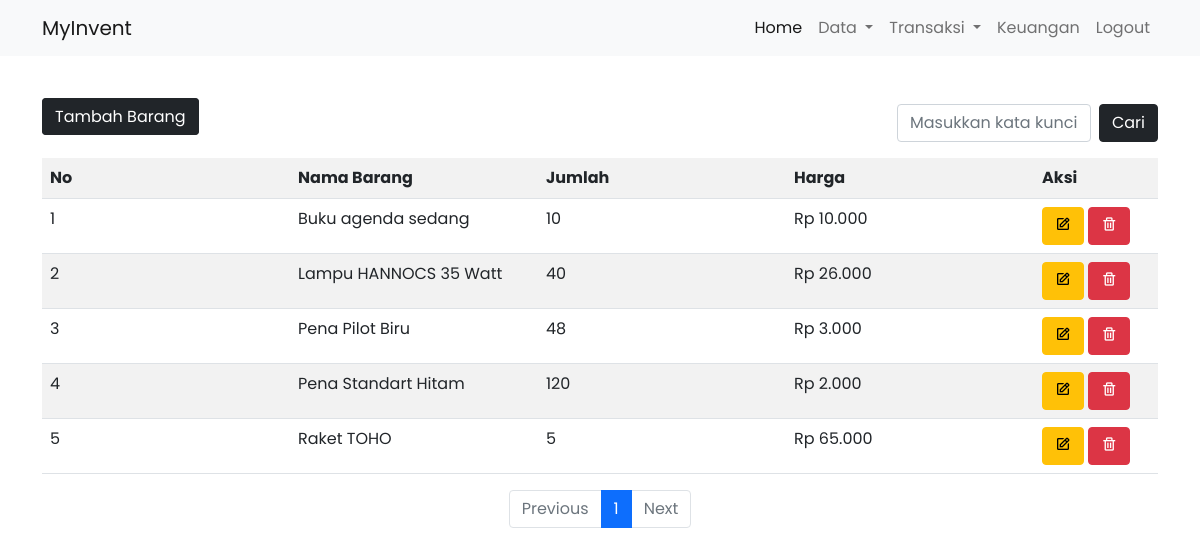
Page /barang/index.php (signed in) on the earlier database version.
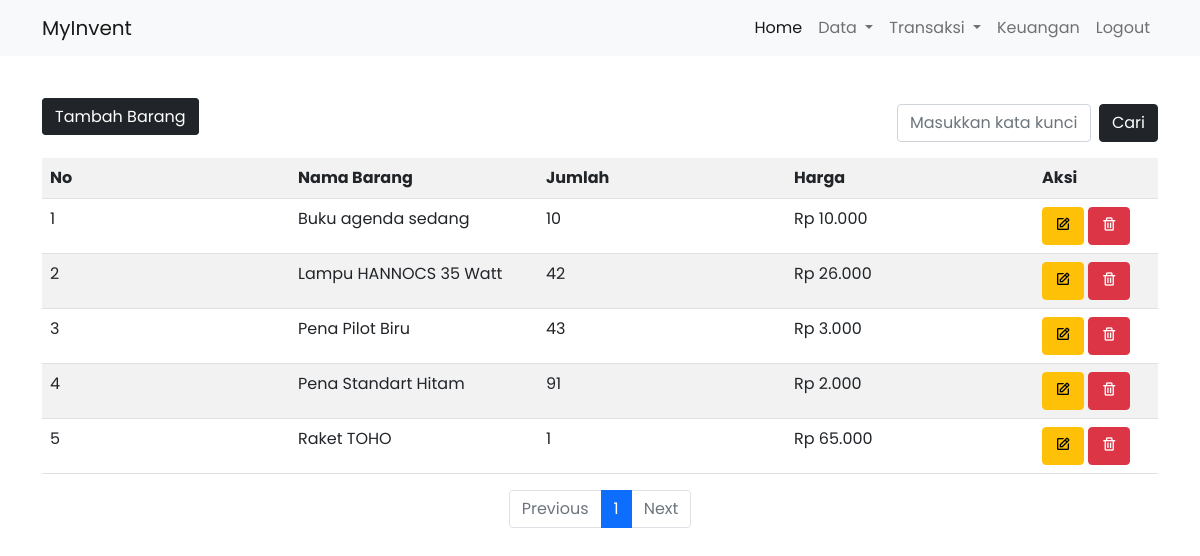
Same page on the later database version.
### tables this page shows
CREATE TABLE `t_barang` (
  `kode_barang` varchar(10) NOT NULL,
  `nama` varchar(255) NOT NULL,
  `harga` double NOT NULL,
  `stok` int(11) NOT NULL
);

### includes/config.php (called while the page is built, shortened)
<?php
 	function rupiah($angka){
	$hasil_rupiah = "Rp " . number_format($angka,0,',','.');
	return $hasil_rupiah;
	}
function dbConnect()
{
	$db = new mysqli("localhost", "root", "", "siabangade");
	return $db;
}
function getListBarang($halaman_awal=Null, $batas=Null, $tipe="semua", $cari=Null)
{
	$db = dbConnect();
	if ($db->connect_errno == 0) {
		if ($tipe=="semua")
			$sql = "SELECT * FROM t_barang ORDER BY nama ".(($halaman_awal==Null&&$batas==Null) ? "" : "limit $halaman_awal, $batas");
		else
			$sql = "SELECT * FROM t_barang WHERE nama like '%$cari%' OR stok like '%$cari%' OR harga like '%$cari%' ORDER BY nama ".(($halaman_awal==Null&&$batas==Null) ? "" : "limit $halaman_awal, $batas");
		$res = $db->query($sql);
		if ($res) {
			$data = $res->fetch_all(MYSQLI_ASSOC);
			return $data;
		} else
			return FALSE;
	} else
		return FALSE;
}
?>

### barang/index.php (the view, shortened to what this page needs)
<?php
include '../includes/header.php';
include 'navbar-barang.php';
include '../includes/config.php';
?>
<div class="container">
    <div class="row mt-5">
        <div class="col-6 col-md-9">
            <div class="tbhdata__search">
                <a href="tambah-barang.php" class="btn btn-dark d-inline">Tambah Barang</a>
            </div>
        </div>
        <div class="col-6 col-md-3">
            <form class="d-flex justify-end" action="" method="GET">
                <input class="form-control me-2" type="text" name="dicari" placeholder="Masukkan kata kunci..." aria-label="Search" value="<?php echo isset($_GET["dicari"]) ? $_GET["dicari"] : ""; ?>">
                <input class="btn btn-dark" type="submit" value="Cari">
            </form>
        </div>
    </div>
</div>
<div class="container mt-3">
    <table class="table table-striped table-hover">
        <tr>
            <th class="col-md-2">No</th>
            <th class="col-md-2">Nama Barang</th>
            <th class="col-md-2">Jumlah</th>
            <th class="col-md-2">Harga</th>
            <th class="col-md-1">Aksi</th>
        </tr>
        <?php
        if (!isset($_GET["dicari"])) {
                $tipe = "semua";
                $cari = Null;
            } else {
                $tipe = "cari";
                $cari = $_GET["dicari"];
                if ($cari=="")
                    $tipe = "semua";
            }
            $batas=10;
            $data_barang = getListBarang(Null,Null,$tipe,$cari);
            $halaman = (isset($_GET['halaman']))?(int)$_GET['halaman'] : 1;
            $halaman_awal = ($halaman>1) ? ($halaman * $batas) - $batas : 0;
            $previous = $halaman - 1;
            $next = $halaman + 1;
            $jumlah_data = count($data_barang);
            $total_halaman = ceil($jumlah_data / $batas);
            $databaris = getListBarang($halaman_awal,$batas,$tipe,$cari);
            $i = $halaman_awal+1;
        foreach ($databaris as $data) { ?>
            <tr>
                <td><?= $i; ?></td>
                <td><?= htmlspecialchars($data['nama']); ?></td>
                <td><?= htmlspecialchars($data['stok']); ?></td>
                <td><?= rupiah(htmlspecialchars($data['harga'])); ?></td>
                <td>
                    <a href="edit-barang.php?kode_barang=<?php echo $data["kode_barang"]; ?>" class="btn btn-warning"><i class='bx bx-edit'></i></a>
                    <a href="hapus-barang.php?kode_barang=<?php echo $data["kode_barang"]; ?>" onclick="return confirm('Apakah anda yakin ingin menghapus barang ini?')" class="btn btn-danger"><i class='bx bx-trash'></i></a>
                </td>
            </tr>
        <?php $i++;
        } ?>
    </table>
    <nav aria-label="Page navigation example">
        <ul class="pagination justify-content-center">
              <li class="page-item <?php if($halaman==1) echo "disabled"; ?>"><a class="page-link" <?php if($halaman > 1){ echo "href='?halaman=$previous&dicari=$cari'"; } ?>>Previous</a></li>
              <?php
              for($x=1;$x<=$total_halaman;$x++){
               ?>
              <li class="page-item <?php if($halaman==$x) echo "active"; ?>"><a class="page-link" href="?halaman=<?php echo $x."&dicari=".$cari ?>"><?php echo $x; ?></a></li>
              <?php
              }
               ?>
              <li class="page-item <?php if($halaman>=$total_halaman) echo "disabled"; ?>"><a  class="page-link" <?php if($halaman < $total_halaman) { echo "href='?halaman=$next&dicari=$cari'"; } ?>>Next</a></li>
            </ul>
    </nav>
</div>
<?php
include '../includes/footer.php';
?>

Differences in the rows shown:
changed t_barang "Lampu HANNOCS 35 Watt": stok "40" → "42"
changed t_barang "Pena Pilot Biru": stok "48" → "43"
changed t_barang "Pena Standart Hitam": stok "120" → "91"
changed t_barang "Raket TOHO": stok "5" → "1"
